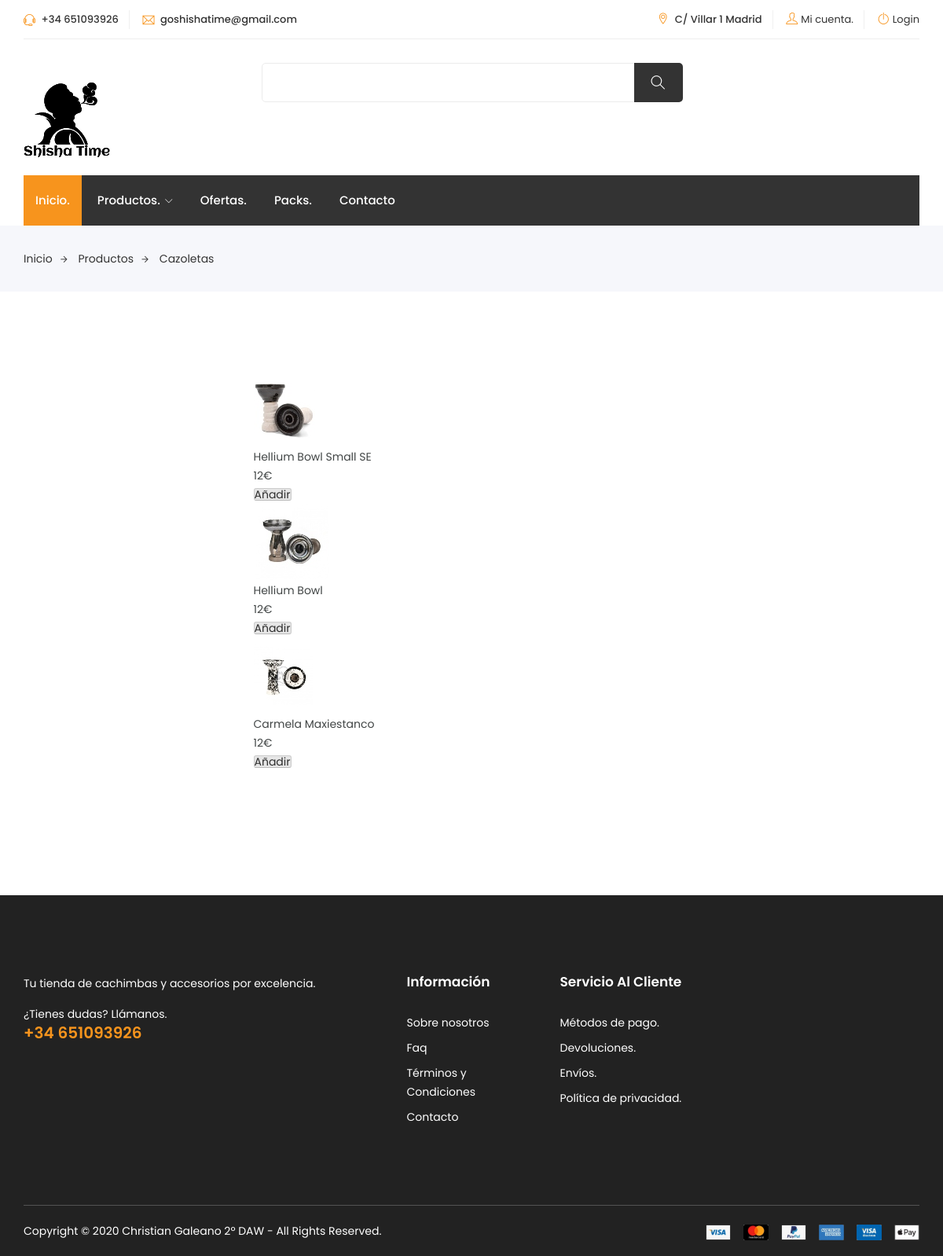
The app's page /cazoletas.php with its own data.
### tables this page shows
CREATE TABLE `productos` (
  `id` int(255) NOT NULL,
  `name` varchar(255) NOT NULL,
  `code` varchar(255) NOT NULL,
  `price` int(255) NOT NULL,
  `image` varchar(255) NOT NULL,
  `tipo` varchar(255) NOT NULL
);

### cazoletas.php (the view, shortened to what this page needs)
<?php
include('db.php');
if (empty($_SESSION['correo'])) {
  $correo="";
}
else {
  $correo=$_SESSION['correo'];
 }
  ?>
<!DOCTYPE html>
<html lang="zxx">
<head>
  <link rel='stylesheet' href='css/style.css' type='text/css' media='all' />
	<link rel="stylesheet" href="css/bootstrap.css">
  <link rel="stylesheet" href="css/font-awesome.css">
  <link rel="stylesheet" href="css/themify-icons.css">
  <link rel="stylesheet" href="css/niceselect.css">
  <link rel="stylesheet" href="css/animate.css">
  <link rel="stylesheet" href="css/owl-carousel.css">
	<link rel="stylesheet" href="css/reset.css">
	<link rel="stylesheet" href="style.css">
</head>
<body class="js">
    <header class="header shop v3">
  		<div class="topbar">
  			<div class="container">
  				<div class="inner-content">
  					<div class="row">
  						<div class="col-lg-4 col-md-12 col-12">
  							<div class="top-left">
  								<ul class="list-main">
  									<li><i class="ti-headphone-alt"></i> +34 651093926</li>
  									<li><i class="ti-email"></i> goshishatime@gmail.com</li>
  								</ul>
  							</div>
  						</div>
              <div class="col-lg-8 col-md-12 col-12">
                <div class="right-content">
                  <ul class="list-main">
                    <li><i class="ti-location-pin"></i> C/ Villar 1 Madrid</li>
                    <li><i class="ti-user"></i><a href="panel-control.php">Mi cuenta.</a></li>
                      <?php
                      if (empty($correo)) {
                      echo( '<li><i class="ti-power-off"></i><a href="login.html#">Login</a></li>');
                      }
                      else {
                        echo ('<li><i class="ti-power-off"></i><a href="logout.php">Logout</a></li>');
                        }
                        ?>
                  </ul>
                </div>
              </div>
  					</div>
  				</div>
  			</div>
  		</div>
  		<div class="middle-inner">
  			<div class="container">
  				<div class="row">
  					<div class="col-lg-2 col-md-2 col-12">
  						<div class="logo">
  							<a href="index.php"><img src="images/shishatime.png" alt="logo"></a>
  						</div>
  					</div>
            <div class="col-lg-8 col-md-7 col-12">
              <div class="search-bar-top">
                <div class="search-bar">
                  <form action="buscar.php" method="POST">
                    <input type="text" name="search">
                    <button class="btnn"><i class="ti-search"></i>
                  </form>
                </div>
              </div>
            </div>
  					</div>
  				</div>
  			</div>
  		<div class="header-inner">
  			<div class="container">
  				<div class="cat-nav-head">
  					<div class="row">
  						<div class="col-12">
  							<div class="menu-area">
                  <nav class="navbar navbar-expand-lg">
                    <div class="navbar-collapse">
                      <div class="nav-inner">
                        <ul class="nav main-menu menu navbar-nav">
                          <li class="active"><a href="index.php">Inicio.</a></li>
                          <li ><a href="#">Productos.<i class="ti-angle-down"></i></a>
                          </li>
                          <li><a href="ofertas.php">Ofertas.</a></li>
                          <li><a href="pack.php">Packs.</a></li>
                          <li><a href="contacto.php">Contacto</a></li>
                        </ul>
                      </div>
                    </div>
                  </nav>
  							</div>
  						</div>
  					</div>
  				</div>
  			</div>
  		</div>
  	</header>
    <div class="breadcrumbs">
      <div class="container">
        <div class="row">
          <div class="col-12">
            <div class="bread-inner">
              <ul class="bread-list">
                <li><a href="index.php">Inicio<i class="ti-arrow-right"></i></a></li>
                <li><a href="index.php">Productos<i class="ti-arrow-right"></i></a></li>
                <li class="active"><a href="cazoletas.php">Cazoletas</a></li>
              </ul>
            </div>
          </div>
        </div>
      </div>
    </div>
		<section class="shop login section">
			<div class="container">
				<div class="row">
					<div class="col-lg-6 offset-lg-3 col-12">
						<div class="login-form">
              <div style="width:700px; margin:50 auto;">
              <?php
              $result = mysqli_query($con,"SELECT * FROM `productos` WHERE tipo='cazoleta'");
              while($row = mysqli_fetch_assoc($result)){
              		echo "<div class='product_wrapper'>
              			  <form method='post' action=''>
              			  <input type='hidden' name='code' value=".$row['code']." />
              			  <div class='image'><img src='".$row['image']."' /></div>
              			  <div class='name'>".$row['name']."</div>
              		   	  <div class='price'>".$row['price']. '€'. "</div>
              			  <button type='submit' class='buy'>Añadir</button>
              			  </form>
              		   	  </div>";
                      }
              ?>
              <br /><br />
              </div>
						</div>
					</div>
				</div>
			</div>
		</section>
    <footer class="footer">
      <div class="footer-top section">
        <div class="container">
          <div class="row">
            <div class="col-lg-5 col-md-6 col-12">
              <div class="single-footer about">
                <p class="text">Tu tienda de cachimbas y accesorios por excelencia.</p>
                <p class="call">¿Tienes dudas? Llámanos.<span><a href="tel:+34 651093926">+34 651093926</a></span></p>
              </div>
            </div>
            <div class="col-lg-2 col-md-6 col-12">
              <div class="single-footer links">
                <h4>Información</h4>
                <ul>
                  <li><a href="#">Sobre nosotros</a></li>
                  <li><a href="#">Faq</a></li>
                  <li><a href="#">Términos y Condiciones</a></li>
                  <li><a href="#">Contacto</a></li>
                </ul>
              </div>
            </div>
            <div class="col-lg-2 col-md-6 col-12">
              <div class="single-footer links">
                <h4>Servicio al cliente</h4>
                <ul>
                  <li><a href="#">Métodos de pago.</a></li>
                  <li><a href="#">Devoluciones.</a></li>
                  <li><a href="#">Envíos.</a></li>
                  <li><a href="#">Política de privacidad.</a></li>
                </ul>
              </div>
            </div>
          </div>
        </div>
      </div>
      <div class="copyright">
        <div class="container">
          <div class="inner">
            <div class="row">
              <div class="col-lg-6 col-12">
                <div class="left">
                  <p>Copyright © 2020 Christian Galeano 2º DAW  -  All Rights Reserved.</p>
                </div>
              </div>
              <div class="col-lg-6 col-12">
                <div class="right">
                  <img src="images/payments.png" alt="#">
                </div>
              </div>
            </div>
          </div>
        </div>
      </div>
    </footer>
  </body>
  </html>

### style.css (style rules this page uses)
.topbar { background-color: #fff; border-bottom: 1px solid #e2e2e2; padding: 15px 0; }
.header .logo { float: left; margin-top: 35px; -webkit-transition: all 0.4s ease; -moz-transition: all 0.4s ease; transition: all 0.4s ease; }
.header .navbar { padding: 0; }
.navbar-expand-lg .navbar-collapse { display:block !important; }
.header.v3 .navbar-expand-lg .navbar-collapse { display:block !important; background:#333; }
.header .nav li a i { margin-left: 6px; font-size: 10px; }
.header.shop .topbar { border: none; padding: 12px 0px; }
.header.shop .nav-inner { margin-right: 188px; }
.header.shop .logo { float: left; margin-top: 35px; }
.header.shop .top-left .list-main li:first-child { padding-left:0; }
.header.shop .top-left .list-main li i { display: inline-block; margin-right: 4px; font-size: 15px; color: #F7941D; position: relative; top: 3px; }
.header.shop .right-content { float:right; }
.header.shop .list-main li { display: inline-block; color: #333; font-size: 13px; font-weight: 500; border-right: 1px solid #f0f0f0; padding: 0px 13px; }
.header.shop .list-main li i { display: inline-block; margin-right: 4px; font-size: 15px; color: #F7941D; position: relative; top: 1px; }
.header.shop .list-main li:last-child { padding-right:0; border:none; }
.header.shop .list-main li a { color:#333; }
.header.shop .nav li { margin-right: 40px; float: left; position: relative; }
.header.shop .nav li { margin-right: 38px; position: relative; }
.header.shop .nav li:last-child { margin: 0 !important; }
.header.shop .search-bar-top { text-align: center; margin-top: 10px; }
.header.shop .search-bar { margin-top: 33px; width: 460px; height: 40px; display: inline-block; background: #fff; position: relative; }
.header.shop .search-bar { width: 535px; height: 50px; display: inline-block; background: #fff; position: relative; margin: 0; line-height: 45px; border-radius: 5px; border: 1px solid #ececec; }
.header.shop .search-bar form { display: inline-block; float: left; width: 260px; }
.header.shop .search-bar input { height: 48px; background: transparent; color: #666; border-radius: 0; border: none; font-size: 14px; font-weight: 400; padding: 0 25px 0 20px; width: 328px; }
.header.shop .search-bar .btnn { height: 50px; line-height: 53px; width: 62px; text-align: center; font-size: 18px; color: #fff; background: #333333; position: absolute; right: -2px; top: -1px; border: none; border-radius: 0 5px 5px 0; -webkit-transition: all 0.4s ease; -moz-transition: all 0.4s ease; transition: all 0.4s ease; }
.header.shop .middle-inner { padding: 20px 0; background: #fff; border-top: 1px solid #eee; }
.header.shop.v3 .middle-inner { border:none; }
.header.shop .header-inner { background: #333; }
.header.shop.v3 .header-inner { background: transparent; }
.header.shop .nav li { margin-right:5px; position: relative; float: none; }
.header.shop .nav li:last-child { margin-right:0; }
.header.shop .nav li a { color: #fff; text-transform: capitalize; font-size: 15px; padding: 20px 15px; font-weight: 500; display: block; position: relative; -webkit-transition: all 0.4s ease; -moz-transition: all 0.4s ease; transition: all 0.4s ease; }
.header.shop .nav li.active a { color:#fff; background:#F7941D; }
.header .header-inner { width:100%; z-index:999; }
.shop.login { padding: 100px 0; }
.footer { background:#222; }
.footer .about { padding-right: 50px; }
.footer .single-footer h4 { font-size: 17px; font-weight: 600; color: #fff; text-transform: capitalize; margin-bottom: 30px; }
.footer .about .text { color:#fff; font-weight: 400; }
.footer .about .call { color: #fff; margin-top: 15px; font-weight: 400; }
.footer .about .call span { display: block; }
.footer .about .call a { color: #f7941d; font-size: 20px; font-weight: 600; }
.footer .links ul li { display: block; margin-bottom: 8px; }
.footer .links ul li:last-child { margin-bottom:0; }
.footer .links ul li a { color:#fff; font-weight: 400; }
.footer .copyright .inner { border-top:1px solid #eeeeee3d; padding:20px 0; }
.footer .copyright .right { float:right; }
.footer .copyright p { color:#fff; }

### records on screen
productos: image (picture), name "Hellium Bowl Small SE", price "12"
productos: image (picture), name "Hellium Bowl", price "12"
productos: image (picture), name "Carmela Maxiestanco", price "12"
